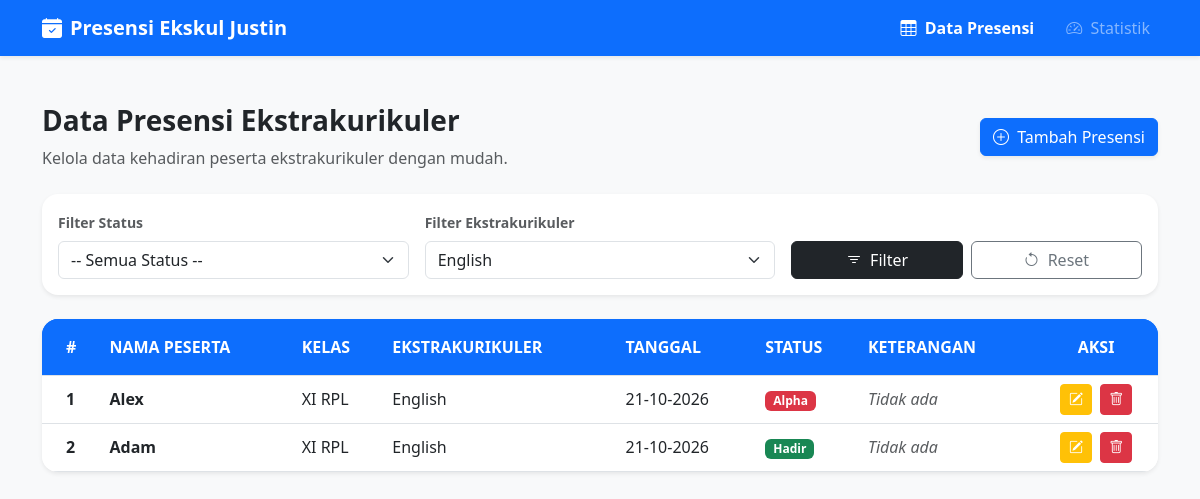
/index.php?ekstrakurikuler=English, run on the app's committed database.
### tables this page shows
CREATE TABLE `presensi_ekskul` (
  `id_presensi` int(11) NOT NULL,
  `nama_peserta` varchar(50) NOT NULL,
  `kelas` varchar(20) NOT NULL,
  `ekstrakurikuler` varchar(50) NOT NULL,
  `tanggal` date NOT NULL,
  `status` enum('Hadir','Izin','Sakit','Alpha') NOT NULL,
  `keterangan` varchar(100) NOT NULL
);

### index.php (the view, shortened to what this page needs)
<?php
include 'koneksi.php';
$filter_ekskul = $_GET['ekstrakurikuler'] ?? '';
$sql = "SELECT * FROM presensi_ekskul WHERE 1=1";
$params = [];
if (!empty($filter_ekskul)) {
    $sql .= " AND ekstrakurikuler = :ekstrakurikuler";
    $params[':ekstrakurikuler'] = $filter_ekskul;
}
$sql .= " ORDER BY id_presensi DESC";
$stmt = $pdo->prepare($sql);
$stmt->execute($params);
$stmtEkskulList = $pdo->query("SELECT DISTINCT ekstrakurikuler FROM presensi_ekskul ORDER BY ekstrakurikuler ASC");
$ekskulList = $stmtEkskulList->fetchAll(PDO::FETCH_COLUMN);
?>
<!DOCTYPE html>
<html lang="id">
<head>
    <link href="https://cdn.jsdelivr.net/npm/bootstrap@5.3.0/dist/css/bootstrap.min.css" rel="stylesheet">
    <link rel="stylesheet" href="https://cdn.jsdelivr.net/npm/bootstrap-icons@1.10.5/font/bootstrap-icons.css">
</head>
<body class="bg-light">
    <nav class="navbar navbar-expand-lg navbar-dark bg-primary shadow-sm">
        <div class="container">
            <a class="navbar-brand fw-bold" href="index.php"><i class="bi bi-calendar-check-fill me-2"></i>Presensi Ekskul Justin</a>
            <div class="navbar-nav ms-auto flex-row gap-3">
                <a class="nav-link active fw-bold text-white" href="index.php"><i class="bi bi-table me-1"></i> Data Presensi</a>
                <a class="nav-link text-white-50" href="dashboard.php"><i class="bi bi-speedometer2 me-1"></i> Statistik</a>
            </div>
        </div>
    </nav>
    <div class="container my-5">
        <div class="d-flex justify-content-between align-items-center mb-4">
            <div>
                <h3 class="fw-bold text-dark">Data Presensi Ekstrakurikuler</h3>
                <p class="text-muted mb-0">Kelola data kehadiran peserta ekstrakurikuler dengan mudah.</p>
            </div>
            <a href="tambah.php" class="btn btn-primary shadow-sm">
                <i class="bi bi-plus-circle me-1"></i> Tambah Presensi
            </a>
        </div>
        <div class="card shadow-sm border-0 rounded-4 mb-4 p-3 bg-white">
            <form method="GET" action="" class="row g-3 align-items-end">
                <div class="col-md-4">
                    <label class="form-label fw-semibold small text-muted">Filter Status</label>
                    <select name="status" class="form-select">
                        <option value="">-- Semua Status --</option>
                    </select>
                </div>
                <div class="col-md-4">
                    <label class="form-label fw-semibold small text-muted">Filter Ekstrakurikuler</label>
                    <select name="ekstrakurikuler" class="form-select">
                        <?php foreach ($ekskulList as $eks): ?>
                            <option value="<?= htmlspecialchars($eks) ?>" <?= $filter_ekskul == $eks ? 'selected' : '' ?>><?= htmlspecialchars($eks) ?></option>
                        <?php endforeach; ?>
                    </select>
                </div>
                <div class="col-md-4 d-flex gap-2">
                    <button type="submit" class="btn btn-dark w-100"><i class="bi bi-filter me-1"></i> Filter</button>
                    <a href="index.php" class="btn btn-outline-secondary w-100"><i class="bi bi-arrow-counterclockwise me-1"></i> Reset</a>
                </div>
            </form>
        </div>
        <div class="card shadow-sm border-0 rounded-4 overflow-hidden">
            <div class="card-body p-0">
                <div class="table-responsive">
                    <table class="table table-hover align-middle mb-0">
                        <thead class="bg-primary text-white text-uppercase fs-7">
                            <tr>
                                <th class="py-3 ps-4 bg-primary text-white">#</th>
                                <th class="py-3 bg-primary text-white">Nama Peserta</th>
                                <th class="py-3 bg-primary text-white">Kelas</th>
                                <th class="py-3 bg-primary text-white">Ekstrakurikuler</th>
                                <th class="py-3 bg-primary text-white">Tanggal</th>
                                <th class="py-3 bg-primary text-white">Status</th>
                                <th class="py-3 bg-primary text-white">Keterangan</th>
                                <th class="py-3 text-center bg-primary text-white">Aksi</th>
                            </tr>
                        </thead>
                        <tbody>
                            <?php
                            $no = 1;
                            while ($row = $stmt->fetch(PDO::FETCH_ASSOC)) {
                                $badgeClass = match($row['status']) {
                                    'Hadir' => 'bg-success',
                                    'Izin'  => 'bg-primary',
                                    'Sakit' => 'bg-warning text-dark',
                                    'Alpha' => 'bg-danger',
                                    default => 'bg-secondary'
                                };
                                echo "<tr>
                                    <td class='ps-4 fw-bold'>{$no}</td>
                                    <td><strong>" . htmlspecialchars($row['nama_peserta']) . "</strong></td>
                                    <td>" . htmlspecialchars($row['kelas']) . "</td>
                                    <td>" . htmlspecialchars($row['ekstrakurikuler']) . "</td>
                                    <td>" . date('d-m-Y', strtotime($row['tanggal'])) . "</td>
                                    <td><span class='badge {$badgeClass} px-2 py-1'>{$row['status']}</span></td>
                                    <td>" . (!empty($row['keterangan']) ? htmlspecialchars($row['keterangan']) : '<span class="text-muted fst-italic">Tidak ada</span>') . "</td>
                                    <td class='text-center'>
                                        <a href='edit.php?id={$row['id_presensi']}' class='btn btn-sm btn-warning text-white me-1' title='Edit'><i class='bi bi-pencil-square'></i></a>
                                        <a href='hapus.php?id={$row['id_presensi']}' class='btn btn-sm btn-danger' title='Hapus' onclick='return confirm(\"Yakin ingin menghapus data ini?\")'><i class='bi bi-trash'></i></a>
                                    </td>
                                </tr>";
                                $no++;
                            }
                            ?>
                        </tbody>
                    </table>
                </div>
            </div>
        </div>
    </div>
</body>
</html>

### data on the page
presensi_ekskul: nama_peserta "Alex", kelas "XI RPL", ekstrakurikuler "English", tanggal "21-10-2026", status "Alpha", keterangan "Tidak ada"
presensi_ekskul: nama_peserta "Adam", kelas "XI RPL", ekstrakurikuler "English", tanggal "21-10-2026", status "Hadir", keterangan "Tidak ada"

### other printed values
form field ekstrakurikuler "English"
